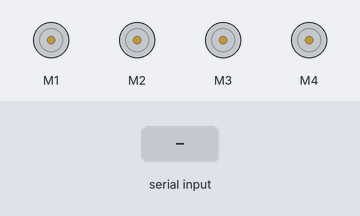
The sketch below on a simulated Arduino Uno, built with avr-gcc and run on an emulated ATmega328P. Parts: 4 × DC motor (green arrow = forward, orange = backward, longer = faster). The test bench sets the inputs (shaded band).

Above: at 1.2 s.
1.3 s: "F" received over Serial
At 1.6 s:
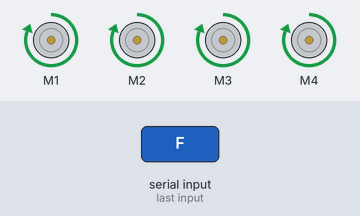
2.8 s: "B" received over Serial
At 3.9 s:
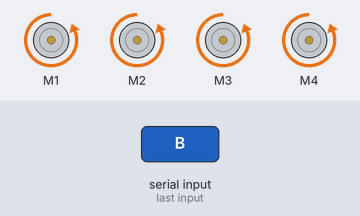
4.3 s: "L" received over Serial
At 5.1 s:
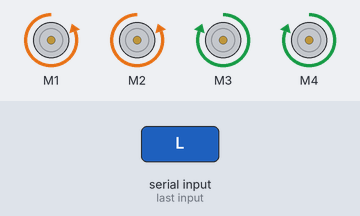
5.8 s: "R" received over Serial
At 6.2 s:
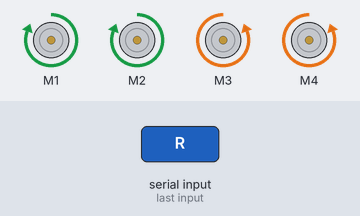
7.3 s: "I" received over Serial
At 8.5 s:
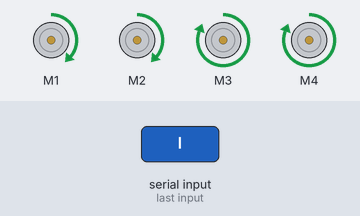
8.8 s: "J" received over Serial
At 9.7 s:
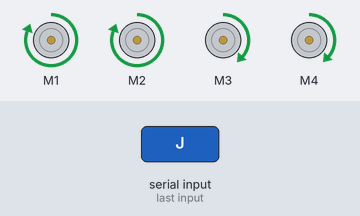
Timing chart, 0 to 11.3 s (numbered marks = the images above; inputs shaded):
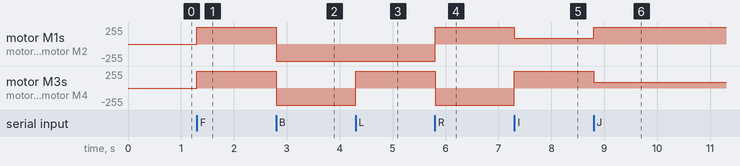

Measured:
- after the input at 1.3 s, motor M1–4: stopped → forward 255/255 at once
- after the input at 2.8 s, motor M1–4: forward 255/255 → backward 255/255 at once
- after the input at 4.3 s, motor M3, motor M4: backward 255/255 → forward 255/255 at once
- after the input at 5.8 s, motor M1, motor M2: backward 255/255 → forward 255/255 at once; motor M3, motor M4: forward 255/255 → backward 255/255 at once
- after the input at 7.3 s, motor M1, motor M2: forward 255/255 → forward 85/255 at once; motor M3, motor M4: backward 255/255 → forward 255/255 at once
- after the input at 8.8 s, motor M1, motor M2: forward 85/255 → forward 255/255 at once; motor M3, motor M4: forward 255/255 → forward 85/255 at once

The sketch:

Car_Bluetooth.ino
```cpp
#include <AFMotor.h>

// Initialize motors on Adafruit Motor Shield
AF_DCMotor motor1(1, MOTOR12_1KHZ);
AF_DCMotor motor2(2, MOTOR12_1KHZ);
AF_DCMotor motor3(3, MOTOR34_1KHZ);
AF_DCMotor motor4(4, MOTOR34_1KHZ);

int command;
int speedValue = 255;

void setup() {
  Serial.begin(9600); // Match this baud rate with your Bluetooth module
}

void loop() {
  if (Serial.available() > 0) {
    command = Serial.read();

    Stop(); // Default state

    switch (command) {
      case 'F': forward(); break;
      case 'B': back(); break;
      case 'L': left(); break;
      case 'R': right(); break;
      case 'I': topright(); break;
      case 'J': topleft(); break;
      case 'K': bottomright(); break;
      case 'M': bottomleft(); break;
      case 'T': Stop(); break;
    }
  }
}

void forward() {
  motor1.setSpeed(speedValue);
  motor2.setSpeed(speedValue);
  motor3.setSpeed(speedValue);
  motor4.setSpeed(speedValue);
  motor1.run(FORWARD);
  motor2.run(FORWARD);
  motor3.run(FORWARD);
  motor4.run(FORWARD);
}

void back() {
  motor1.setSpeed(speedValue);
  motor2.setSpeed(speedValue);
  motor3.setSpeed(speedValue);
  motor4.setSpeed(speedValue);
  motor1.run(BACKWARD);
  motor2.run(BACKWARD);
  motor3.run(BACKWARD);
  motor4.run(BACKWARD);
}

void left() {
  motor1.setSpeed(speedValue);
  motor2.setSpeed(speedValue);
  motor3.setSpeed(speedValue);
  motor4.setSpeed(speedValue);
  motor1.run(BACKWARD);
  motor2.run(BACKWARD);
  motor3.run(FORWARD);
  motor4.run(FORWARD);
}

void right() {
  motor1.setSpeed(speedValue);
  motor2.setSpeed(speedValue);
  motor3.setSpeed(speedValue);
  motor4.setSpeed(speedValue);
  motor1.run(FORWARD);
  motor2.run(FORWARD);
  motor3.run(BACKWARD);
  motor4.run(BACKWARD);
}

void topleft() {
  motor1.setSpeed(speedValue);
  motor2.setSpeed(speedValue);
  motor3.setSpeed(speedValue / 3);
  motor4.setSpeed(speedValue / 3);
  motor1.run(FORWARD);
  motor2.run(FORWARD);
  motor3.run(FORWARD);
  motor4.run(FORWARD);
}

void topright() {
  motor1.setSpeed(speedValue / 3);
  motor2.setSpeed(speedValue / 3);
  motor3.setSpeed(speedValue);
  motor4.setSpeed(speedValue);
  motor1.run(FORWARD);
  motor2.run(FORWARD);
  motor3.run(FORWARD);
  motor4.run(FORWARD);
}

void bottomleft() {
  motor1.setSpeed(speedValue);
  motor2.setSpeed(speedValue);
  motor3.setSpeed(speedValue / 3);
  motor4.setSpeed(speedValue / 3);
  motor1.run(BACKWARD);
  motor2.run(BACKWARD);
  motor3.run(BACKWARD);
  motor4.run(BACKWARD);
}

void bottomright() {
  motor1.setSpeed(speedValue / 3);
  motor2.setSpeed(speedValue / 3);
  motor3.setSpeed(speedValue);
  motor4.setSpeed(speedValue);
  motor1.run(BACKWARD);
  motor2.run(BACKWARD);
  motor3.run(BACKWARD);
  motor4.run(BACKWARD);
}

void Stop() {
  motor1.setSpeed(0);
  motor2.setSpeed(0);
  motor3.setSpeed(0);
  motor4.setSpeed(0);
  motor1.run(RELEASE);
  motor2.run(RELEASE);
  motor3.run(RELEASE);
  motor4.run(RELEASE);
}
```
